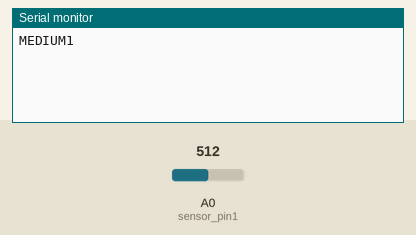
A sketch run on a simulated Arduino Uno, built with avr-gcc and run on an emulated ATmega328P. On the bench: the last lines printed to the serial monitor. The inputs (shaded band) are chosen by the test bench; at power-on: A0 (sensor_pin1) = 512.

Above: at 1.8 s.
1.9 s: A0 (sensor_pin1) set to 733
At 2.8 s:
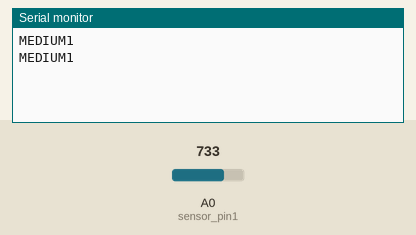
3.4 s: A0 (sensor_pin1) set to 760
At 5.5 s:
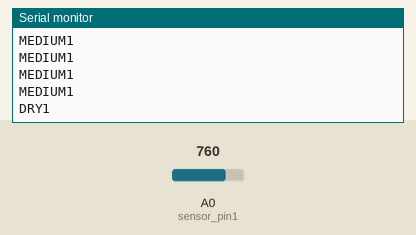

The sketch:

Master.ino
```cpp
//MASTER

#include <SoftwareSerial.h>

SoftwareSerial BTSerial(2,3);

int sensor_pin1 = A0;
int sensor_data1;

String s ="";


void setup()
{
  BTSerial.begin(9600);
  Serial.begin(9600);

  pinMode(sensor_pin1, INPUT); //Soil moisture sensor1

}

void loop()
{
   soilWatering1();
    delay(1000);

   Serial.println(s);
}

void soilWatering1(){
  sensor_data1 = analogRead(sensor_pin1);
  if(sensor_data1 > 750 )
  {
    BTSerial.write("DRY1");
    s="DRY1";
  }
  else if(sensor_data1 <= 600)
  {
    BTSerial.write("MEDIUM1");
s = "MEDIUM1";

  }

}
```

Measured:
- the behaviour switches between 750 and 751 on A0 (sensor_pin1) (found by bisection; images 1 and 2)
- after the input at 3.4 s, the serial monitor: prints a new line after 1.6 s (image 2)
